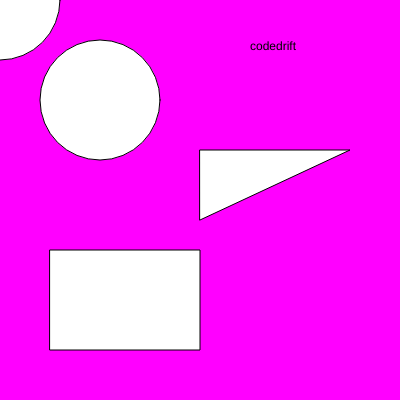
Frame 1 (no input)
Frame 60 (no input): identical to frame 1, image omitted
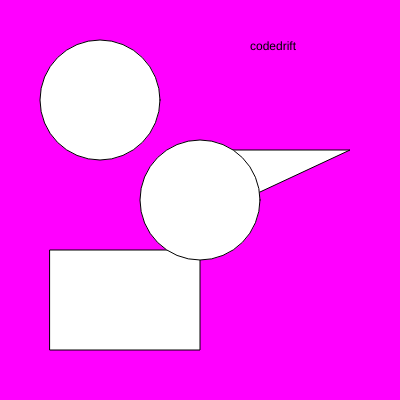
Frame 120 (the mouse pressed at the canvas centre since frame 60)

The p5.js sketch that drew these frames (run headless with seeded random() and noise() and a simulated clock; from frame 60 on, the mouse is pressed at the canvas centre):

// p5.js sketch
// ── sketch.js
function setup() {
  createCanvas(400, 400);
}

function draw() {
  background("magenta");
  circle(100, 100, 120);
  triangle(200, 150, 350, 150, 200, 220);
  rect(50, 250, 150, 100);
  text("codedrift", 250, 50);
  circle(mouseX, mouseY, 120);
}
